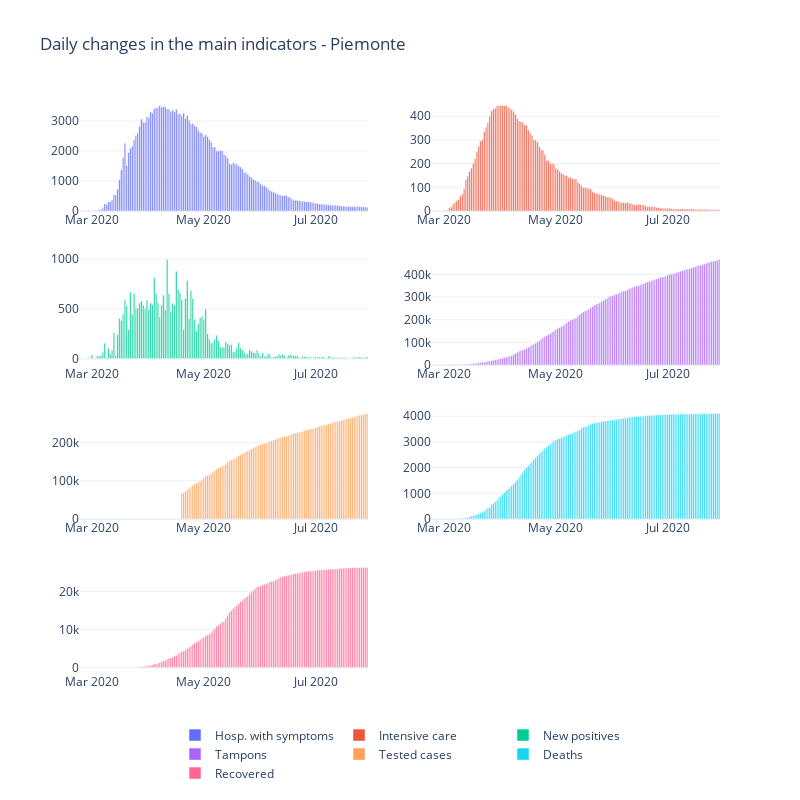

The cell this chart's notebook holds for it:
### Code cell
import plotly.express as px
import plotly.graph_objects as go
from plotly.subplots import make_subplots

regione = 'Piemonte'

dpc_regioni_firstw = dpc_regioni_df[dpc_regioni_df.denominazione_regione == regione].query("20200730 > data")

fig = make_subplots(rows=4, cols=2)

fig.add_trace(
    go.Bar(name='Hosp. with symptoms', x=dpc_regioni_firstw['data'], y=dpc_regioni_firstw['ricoverati_con_sintomi_giorno']),
    row=1, col=1
)
fig.add_trace(
    go.Bar(name='Intensive care', x=dpc_regioni_firstw['data'], y=dpc_regioni_firstw['terapia_intensiva_giorno']),
    row=1, col=2
)
fig.add_trace(
    go.Bar(name='New positives', x=dpc_regioni_firstw['data'], y=dpc_regioni_firstw['nuovi_positivi']),
    row=2, col=1
)
fig.add_trace(
    go.Bar(name='Tampons', x=dpc_regioni_firstw['data'], y=dpc_regioni_firstw['tamponi_giorno']),
    row=2, col=2
)
fig.add_trace(
    go.Bar(name='Tested cases', x=dpc_regioni_firstw['data'], y=dpc_regioni_firstw['casi_testati_giorno']),
    row=3, col=1
)
fig.add_trace(
    go.Bar(name='Deaths', x=dpc_regioni_firstw['data'], y=dpc_regioni_firstw['deceduti_giorno']),
    row=3, col=2
)
fig.add_trace(
    go.Bar(name='Recovered', x=dpc_regioni_firstw['data'], y=dpc_regioni_firstw['dimessi_guariti_giorno']),
    row=4, col=1
)

fig.update_layout(height=800, width=800, title_text='Daily changes in the main indicators - ' + regione, template='plotly_white')
fig.update_layout(legend=dict(
    orientation="h",
    yanchor="bottom",
    y=-.2,
    xanchor="center",
    x=.5
))
fig.show()

### Figure 1 — Plotly figure (JSON) as saved in the notebook; plotly's stock layout.template omitted (floating-point values rounded to 4 significant figures; data arrays with more than 128 entries replaced by an {"elided": "..."} marker saying what was removed)
{"data": [{"name": "Hosp. with symptoms", "type": "bar", "x": {"elided": "157 str values"}, "xaxis": "x", "y": {"elided": "157 int values"}, "yaxis": "y"}, {"name": "Intensive care", "type": "bar", "x": {"elided": "157 str values"}, "xaxis": "x2", "y": {"elided": "157 int values"}, "yaxis": "y2"}, {"name": "New positives", "type": "bar", "x": {"elided": "157 str values"}, "xaxis": "x3", "y": {"elided": "157 int values"}, "yaxis": "y3"}, {"name": "Tampons", "type": "bar", "x": {"elided": "157 str values"}, "xaxis": "x4", "y": {"elided": "157 int values"}, "yaxis": "y4"}, {"name": "Tested cases", "type": "bar", "x": {"elided": "157 str values"}, "xaxis": "x5", "y": {"elided": "157 int values"}, "yaxis": "y5"}, {"name": "Deaths", "type": "bar", "x": {"elided": "157 str values"}, "xaxis": "x6", "y": {"elided": "157 int values"}, "yaxis": "y6"}, {"name": "Recovered", "type": "bar", "x": {"elided": "157 str values"}, "xaxis": "x7", "y": {"elided": "157 int values"}, "yaxis": "y7"}], "layout": {"height": 800, "legend": {"orientation": "h", "x": 0.5, "xanchor": "center", "y": -0.2, "yanchor": "bottom"}, "title": {"text": "Daily changes in the main indicators - Piemonte"}, "width": 800, "xaxis": {"anchor": "y", "domain": [0, 0.45]}, "xaxis2": {"anchor": "y2", "domain": [0.55, 1]}, "xaxis3": {"anchor": "y3", "domain": [0, 0.45]}, "xaxis4": {"anchor": "y4", "domain": [0.55, 1]}, "xaxis5": {"anchor": "y5", "domain": [0, 0.45]}, "xaxis6": {"anchor": "y6", "domain": [0.55, 1]}, "xaxis7": {"anchor": "y7", "domain": [0, 0.45]}, "xaxis8": {"anchor": "y8", "domain": [0.55, 1]}, "yaxis": {"anchor": "x", "domain": [0.8063, 1]}, "yaxis2": {"anchor": "x2", "domain": [0.8063, 1]}, "yaxis3": {"anchor": "x3", "domain": [0.5375, 0.7312]}, "yaxis4": {"anchor": "x4", "domain": [0.5375, 0.7312]}, "yaxis5": {"anchor": "x5", "domain": [0.2687, 0.4625]}, "yaxis6": {"anchor": "x6", "domain": [0.2687, 0.4625]}, "yaxis7": {"anchor": "x7", "domain": [0, 0.1938]}, "yaxis8": {"anchor": "x8", "domain": [0, 0.1938]}}}
